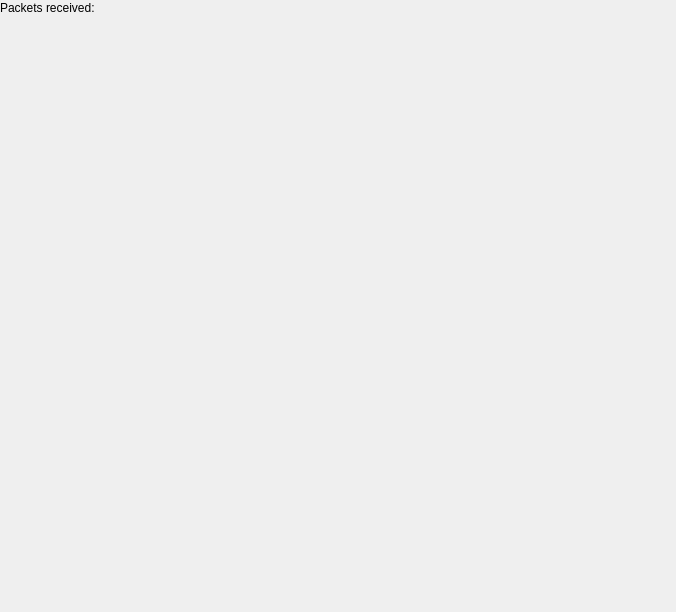
<?xml version="1.0" encoding="UTF-8"?>
<ui version="4.0">
 <class>ECU</class>
 <widget class="QFrame" name="ECU">
  <property name="geometry">
   <rect>
    <x>0</x>
    <y>0</y>
    <width>676</width>
    <height>612</height>
   </rect>
  </property>
  <property name="windowTitle">
   <string>Frame</string>
  </property>
  <widget class="QLabel" name="label">
   <property name="geometry">
    <rect>
     <x>0</x>
     <y>0</y>
     <width>111</width>
     <height>16</height>
    </rect>
   </property>
   <property name="text">
    <string>Packets received:</string>
   </property>
  </widget>
  <widget class="QLabel" name="packets_received">
   <property name="geometry">
    <rect>
     <x>110</x>
     <y>0</y>
     <width>81</width>
     <height>16</height>
    </rect>
   </property>
   <property name="text">
    <string/>
   </property>
  </widget>
  <widget class="QCustomPlot" name="widget" native="true">
   <property name="geometry">
    <rect>
     <x>280</x>
     <y>10</y>
     <width>331</width>
     <height>151</height>
    </rect>
   </property>
  </widget>
  <widget class="QWidget" name="verticalLayoutWidget">
   <property name="geometry">
    <rect>
     <x>10</x>
     <y>160</y>
     <width>651</width>
     <height>281</height>
    </rect>
   </property>
   <layout class="QVBoxLayout" name="plots"/>
  </widget>
 </widget>
 <customwidgets>
  <customwidget>
   <class>QCustomPlot</class>
   <extends>QWidget</extends>
   <header>qcustomplot.h</header>
   <container>1</container>
  </customwidget>
 </customwidgets>
 <resources/>
 <connections/>
</ui>
